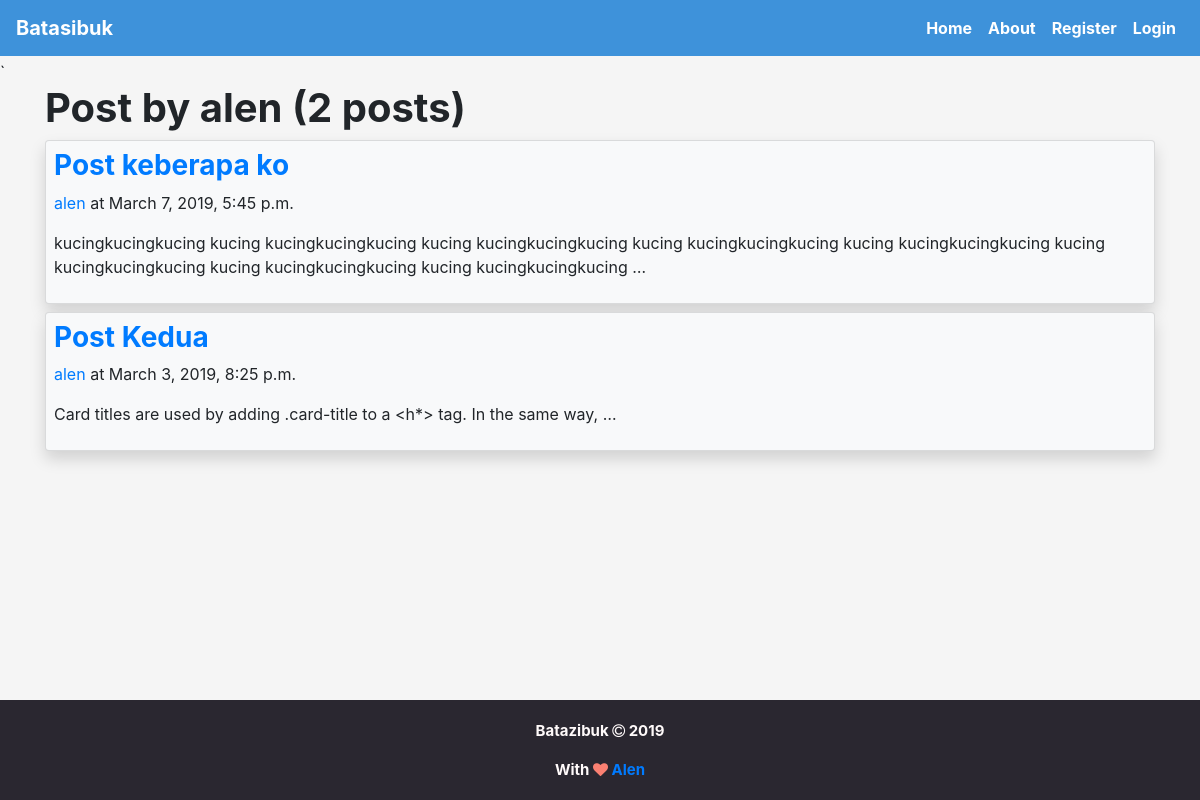
Page /blog/user/alen on the committed database.
### blog/models.py (models this page shows, shortened)
class Post(models.Model):
	title=models.CharField(max_length=100)
	content=models.TextField()
	date_posted=models.DateTimeField(default=timezone.now)
	author=models.ForeignKey(User,on_delete=models.CASCADE,related_name='posts')
	slug=models.SlugField(blank=True,editable=False,unique=True)

### blog/views.py (the view)
# urls.py: path('user/<str:username>',UserPostListView.as_view(),name='user-posts'),
class UserPostListView(ListView):
	model=Post
	template_name='blog/user_posts.html'
	context_object_name='posts'
	paginate_by=2
	def get_queryset(self):
		user=get_object_or_404(User,username=self.kwargs.get('username'))
		return Post.objects.filter(author=user).order_by('-date_posted')

### blog/templates/blog/user_posts.html (shortened to what this page needs)
{% extends "blog/base.html" %}
{% block content %}
	<h1>Post by {{view.kwargs.username}} ({{page_obj.paginator.count}} post{{page_obj.paginator.count|pluralize}})</h1>
	{% for post in posts %}
		<div class="card bg-light shadow p-2 mt-2">
			<a href="{% url 'blog:post-detail' post.slug %}"><h3>{{post.title}}</h3></a>
			<p><a href="{% url 'blog:user-posts' post.author.username %}">{{post.author}}</a> at {{post.date_posted}}</p>
			<p>{{post.content|truncatewords:15}}</p>
		</div>
	{% endfor %}
{% endblock content %}

### static/css/base.css (style rules this page uses)
html { position: relative; min-height: 100%; }
body { padding-bottom: 120px; min-height: 100%; background-color: whitesmoke; }
h1,h2,h3,h4,h5,h6 { font-weight: bold; }
a,a:hover,a:visited,a:focus { color: sky-blue; text-decoration: none; }

### rows in the picture
Post: title "Post keberapa ko", author "alen", date_posted "March 7, 2019, 5:45 p.m.", content "kucingkucingkucing kucing kucingkucingkucing kucing kucingkucingkucing kucing kucingkucingkucing kucing kucingkucingkucing kucing kucingkucingkucing kucing kucingkucingkucing kucing kucingkucingkucing …"
Post: title "Post Kedua", author "alen", date_posted "March 3, 2019, 8:25 p.m.", content "Card titles are used by adding .card-title to a <h*> tag. In the same way, …"

### other values in the picture
{{ view.kwargs.username }} "alen"
{{ page_obj.paginator.count }} "2"
